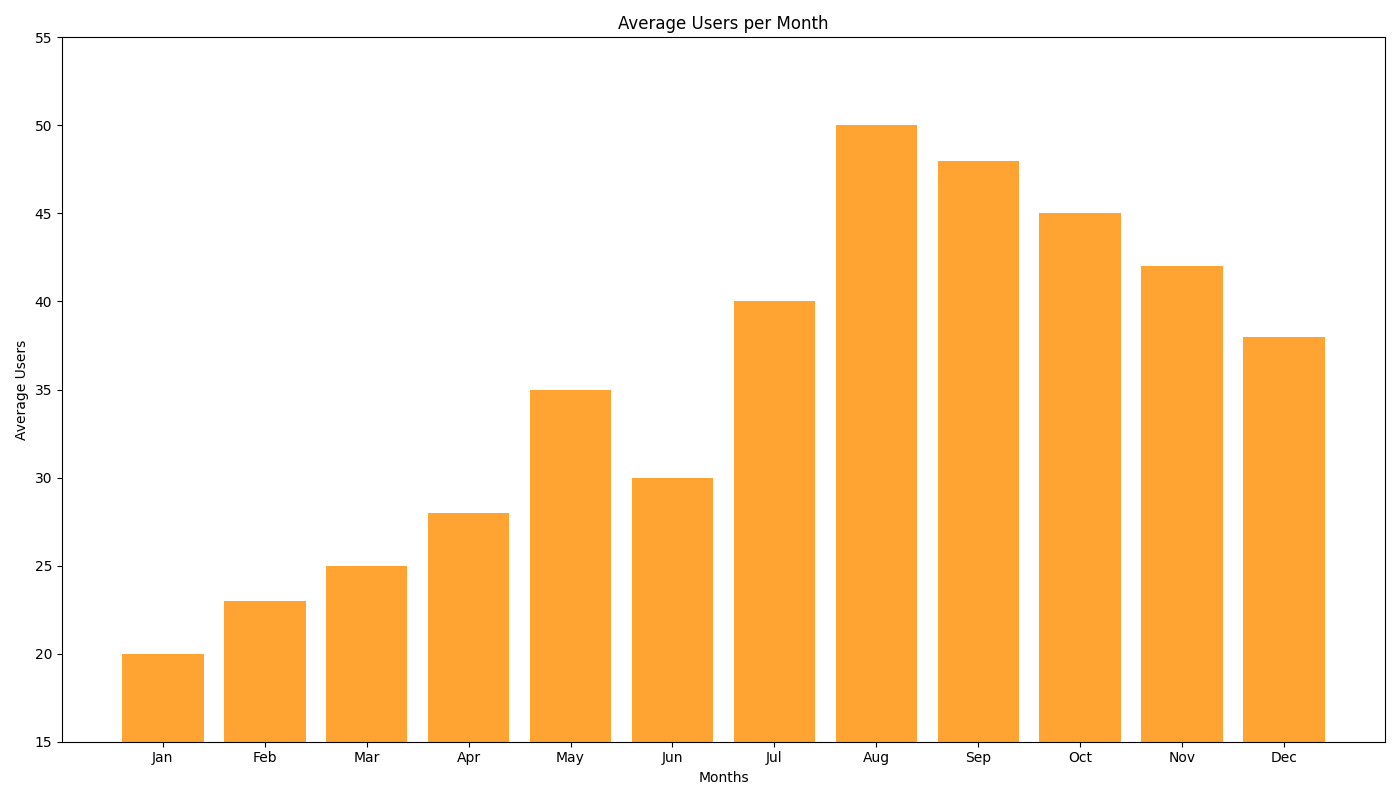

Write the Python code that produced this figure.
import matplotlib.pyplot as plt
import numpy as np

# Data
months = np.array(['Jan', 'Feb', 'Mar', 'Apr', 'May', 'Jun', 'Jul', 'Aug', 'Sep', 'Oct', 'Nov', 'Dec'])
average_users = np.array([20, 23, 25, 28, 35, 30, 40, 50, 48, 45, 42, 38])

plt.figure(figsize=(14, 8))
plt.bar(months, average_users, color='darkorange', alpha=0.8)

plt.ylim(15, 55)
plt.xlabel('Months')
plt.ylabel('Average Users')
plt.title('Average Users per Month')

plt.tight_layout()
plt.show()
